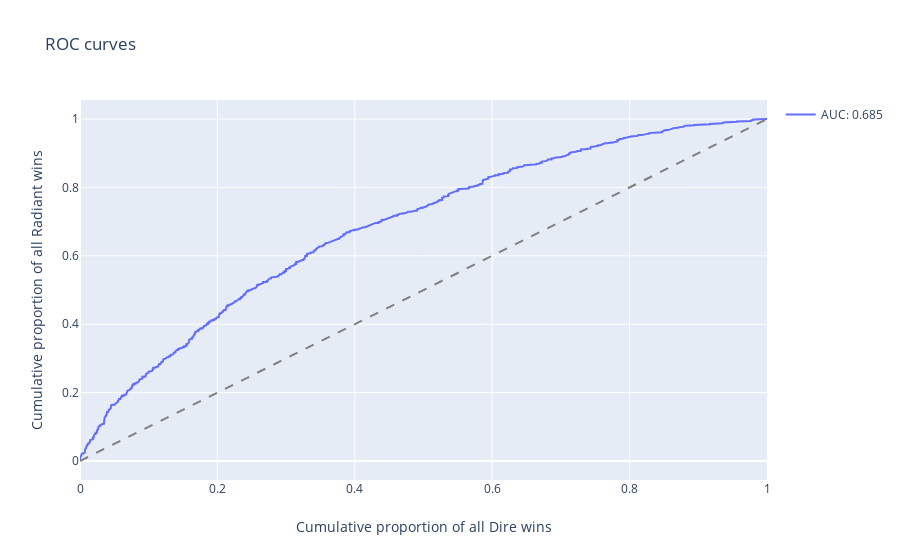
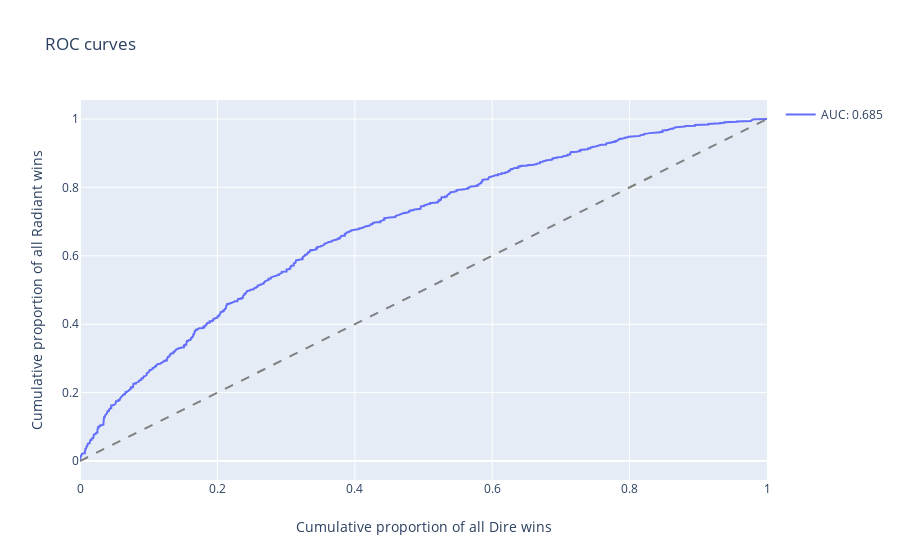

Notebook cell for these charts, in order:
### Code cell
display(match_pred.roc_curve_plot())
display(match_pred.roc_curve_plot(side_known=False))

### Figure 1 — Plotly figure (JSON) as saved in the notebook; plotly's stock layout.template omitted (floating-point values rounded to 4 significant figures; data arrays with more than 128 entries replaced by an {"elided": "..."} marker saying what was removed)
{"data": [{"hovertext": {"elided": "1268 float values"}, "mode": "lines", "name": "AUC: 0.685", "showlegend": true, "type": "scatter", "x": {"elided": "1268 float values"}, "y": {"elided": "1268 float values"}}, {"line": {"color": "grey", "dash": "dash"}, "mode": "lines", "showlegend": false, "type": "scatter", "x": [0, 1], "y": [0, 1]}], "layout": {"title": {"text": "ROC curves"}, "xaxis": {"title": {"text": "Cumulative proportion of all Dire wins"}}, "yaxis": {"title": {"text": "Cumulative proportion of all Radiant wins"}}}}

### Figure 2 — Plotly figure (JSON) as saved in the notebook; plotly's stock layout.template omitted (floating-point values rounded to 4 significant figures; data arrays with more than 128 entries replaced by an {"elided": "..."} marker saying what was removed)
{"data": [{"hovertext": {"elided": "1261 float values"}, "mode": "lines", "name": "AUC: 0.685", "showlegend": true, "type": "scatter", "x": {"elided": "1261 float values"}, "y": {"elided": "1261 float values"}}, {"line": {"color": "grey", "dash": "dash"}, "mode": "lines", "showlegend": false, "type": "scatter", "x": [0, 1], "y": [0, 1]}], "layout": {"title": {"text": "ROC curves"}, "xaxis": {"title": {"text": "Cumulative proportion of all Dire wins"}}, "yaxis": {"title": {"text": "Cumulative proportion of all Radiant wins"}}}}
